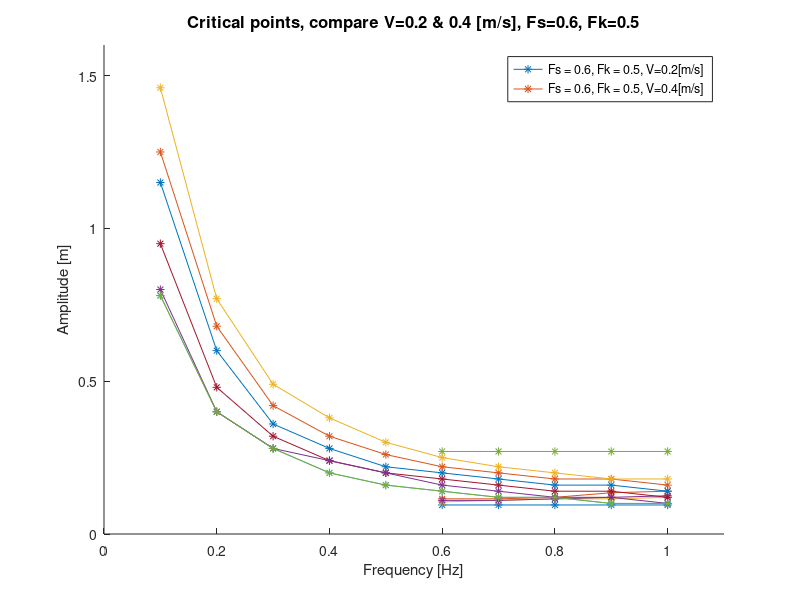

Reproduce this figure in MATLAB.
clear variables;clc;close all;
%% plot stair critical point
clear variables;clc;close all;

data = [
1	0.9	0.095 	0.140 	0.120 	0.125 	0.270 ;
0.9	0.8	0.095 	0.135 	0.115 	0.120 	0.270 ;
0.8	0.7	0.095 	0.120 	0.115 	0.115 	0.270 ;
0.7	0.6	0.095 	0.115 	0.110 	0.110 	0.270 ;
0.6	0.5	0.095 	0.115 	0.105 	0.110 	0.270 
];
    
hold on;    
for col_index = 3:7
    plot(data(:,1),data(:,col_index),'*-');

end



title('Static friction vs level height');
xlabel('Static friction coefficient \mu_s');
ylabel('Level height [m]');
xlim ([0.5 1.1]);
ylim ([0.05 0.4]);


legend('Wheel','Fixed dr=0.045 [m]','Trot','Walk','Inv-leg');

%% plot sin critical points
data = [
1	0.9	0.1	1.46 ;
1	0.9	0.2	0.77 ;
1	0.9	0.3	0.49 ;
1	0.9	0.4	0.38 ;
1	0.9	0.5	0.30 ;
1	0.9	0.6	0.25 ;
1	0.9	0.7	0.22 ;
1	0.9	0.8	0.20 ;
1	0.9	0.9	0.18 ;
1	0.9	1	0.18 ;
			
0.9	0.8	0.1	1.25 ;
0.9	0.8	0.2	0.68 ;
0.9	0.8	0.3	0.42 ;
0.9	0.8	0.4	0.32 ;
0.9	0.8	0.5	0.26 ;
0.9	0.8	0.6	0.22 ;
0.9	0.8	0.7	0.20 ;
0.9	0.8	0.8	0.18 ;
0.9	0.8	0.9	0.18 ;
0.9	0.8	1	0.16 ;
			
0.8	0.7	0.1	1.15 ;
0.8	0.7	0.2	0.60 ;
0.8	0.7	0.3	0.36 ;
0.8	0.7	0.4	0.28 ;
0.8	0.7	0.5	0.22 ;
0.8	0.7	0.6	0.20 ;
0.8	0.7	0.7	0.18 ;
0.8	0.7	0.8	0.16 ;
0.8	0.7	0.9	0.16 ;
0.8	0.7	1	0.14 ;
			
0.7	0.6	0.1	0.95 ;
0.7	0.6	0.2	0.48 ;
0.7	0.6	0.3	0.32 ;
0.7	0.6	0.4	0.24 ;
0.7	0.6	0.5	0.20 ;
0.7	0.6	0.6	0.18 ;
0.7	0.6	0.7	0.16 ;
0.7	0.6	0.8	0.14 ;
0.7	0.6	0.9	0.14 ;
0.7	0.6	1	0.12 ;
			
0.6	0.5	0.1	0.78 ;
0.6	0.5	0.2	0.40 ;
0.6	0.5	0.3	0.28 ;
0.6	0.5	0.4	0.20 ;
0.6	0.5	0.5	0.16 ;
0.6	0.5	0.6	0.14 ;
0.6	0.5	0.7	0.12 ;
0.6	0.5	0.8	0.12 ;
0.6	0.5	0.9	0.1 ;
0.6	0.5	1	0.1 ;

];
    

hold on;    
for fric_index = 0.6:0.1:1
    row_ind = data(:,1) == fric_index;  
    plot(data(row_ind,3),data(row_ind,4),'*-');
end



title('Critical points, Sin, V=0.4 [m/s]');
xlabel('Frequency [Hz]');
ylabel('Amplitude [m]');

xlim ([0 1.1]);
% ylim ([0.05 0.20]);


legend('Fs = 0.6, Fk = 0.5','Fs = 0.7, Fk = 0.6','Fs = 0.8, Fk = 0.7','Fs = 0.9, Fk = 0.8','Fs = 1.0, Fk = 0.9');

%% different speed compare
clear variables; clc; close all;

data = [

0.4	1	0.9	0.1	1.46 ;
0.4	1	0.9	0.2	0.77 ;
0.4	1	0.9	0.3	0.49 ;
0.4	1	0.9	0.4	0.38 ;
0.4	1	0.9	0.5	0.30 ;
0.4	1	0.9	0.6	0.25 ;
0.4	1	0.9	0.7	0.22 ;
0.4	1	0.9	0.8	0.20 ;
0.4	1	0.9	0.9	0.18 ;
0.4	1	0.9	1	0.18 ;
				
0.2	1	0.9	0.1	1.44 ;
0.2	1	0.9	0.2	0.72 ;
0.2	1	0.9	0.3	0.52 ;
0.2	1	0.9	0.4	0.40 ;
0.2	1	0.9	0.5	0.32 ;
0.2	1	0.9	0.6	0.28 ;
0.2	1	0.9	0.7	0.24 ;
0.2	1	0.9	0.8	0.20 ;
0.2	1	0.9	0.9	0.18 ;
0.2	1	0.9	1	0.16 ;
				
				
0.4	0.6	0.5	0.1	0.78 ;
0.4	0.6	0.5	0.2	0.40 ;
0.4	0.6	0.5	0.3	0.28 ;
0.4	0.6	0.5	0.4	0.20 ;
0.4	0.6	0.5	0.5	0.16 ;
0.4	0.6	0.5	0.6	0.14 ;
0.4	0.6	0.5	0.7	0.12 ;
0.4	0.6	0.5	0.8	0.12 ;
0.4	0.6	0.5	0.9	0.1 ;
0.4	0.6	0.5	1	0.1 ;
				
0.2	0.6	0.5	0.1	0.80 ;
0.2	0.6	0.5	0.2	0.40 ;
0.2	0.6	0.5	0.3	0.28 ;
0.2	0.6	0.5	0.4	0.24 ;
0.2	0.6	0.5	0.5	0.20 ;
0.2	0.6	0.5	0.6	0.16 ;
0.2	0.6	0.5	0.7	0.14 ;
0.2	0.6	0.5	0.8	0.12 ;
0.2	0.6	0.5	0.9	0.12 ;
0.2	0.6	0.5	1	0.10 

];

hold on;    

for vel_index = [0.2 0.4]
    row_ind = (data(:,1) == vel_index) & (data(:,2) == 0.6);  
    plot(data(row_ind,4),data(row_ind,5),'*-');
end



title('Critical points, compare V=0.2 & 0.4 [m/s], Fs=0.6, Fk=0.5','FontSize',12);
xlabel('Frequency [Hz]');
ylabel('Amplitude [m]');

xlim ([0 1.1]);
ylim ([0 1.6]);


legend('Fs = 0.6, Fk = 0.5, V=0.2[m/s]','Fs = 0.6, Fk = 0.5, V=0.4[m/s]');



